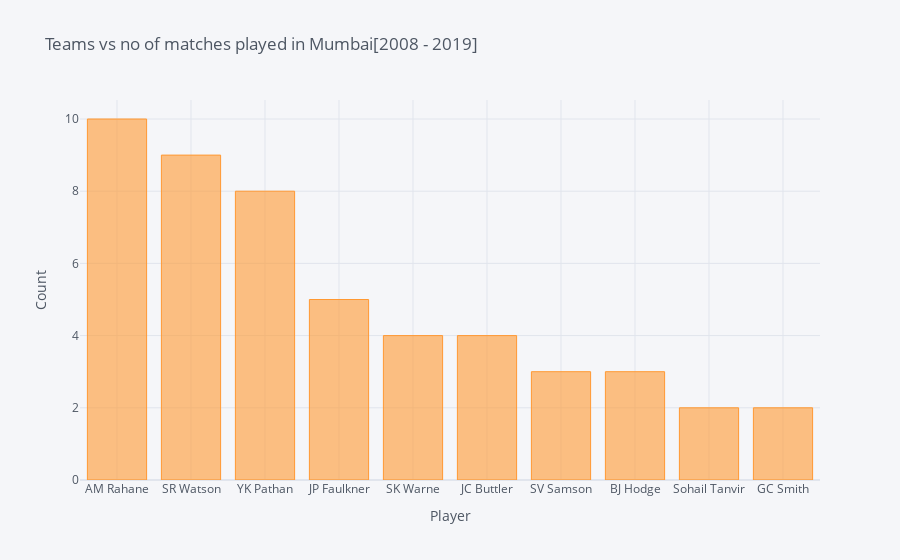

The cell this chart's notebook holds for it:
### Code cell
def listof_teams(teams):
    for x in teams:
        key_player_df = key_player(x).to_frame().reset_index().rename(columns = {'index' : 'Player' , 'player_of_match' : 'Count'})
        print(key_player_df)
        key_player_df.iplot(kind = 'bar' , x = 'Player' , y = 'Count' , title = 'Teams vs no of matches played in ' + city_name + '[2008 - 2019]' , xTitle = 'Player' , yTitle = 'Count') 
        
teams = ['RR','CSK','MI']

listof_teams(teams)

### Figure 1 — Plotly figure (JSON) as saved in the notebook; plotly's stock layout.template omitted (floating-point values rounded to 4 significant figures)
{"data": [{"marker": {"color": "rgba(255, 153, 51, 0.6)", "line": {"color": "rgba(255, 153, 51, 1.0)", "width": 1}}, "name": "Count", "orientation": "v", "text": "", "type": "bar", "x": ["AM Rahane", "SR Watson", "YK Pathan", "JP Faulkner", "SK Warne", "JC Buttler", "SV Samson", "BJ Hodge", "Sohail Tanvir", "GC Smith"], "y": [10, 9, 8, 5, 4, 4, 3, 3, 2, 2]}], "layout": {"legend": {"bgcolor": "#F5F6F9", "font": {"color": "#4D5663"}}, "paper_bgcolor": "#F5F6F9", "plot_bgcolor": "#F5F6F9", "title": {"font": {"color": "#4D5663"}, "text": "Teams vs no of matches played in Mumbai[2008 - 2019]"}, "xaxis": {"gridcolor": "#E1E5ED", "showgrid": true, "tickfont": {"color": "#4D5663"}, "title": {"font": {"color": "#4D5663"}, "text": "Player"}, "zerolinecolor": "#E1E5ED"}, "yaxis": {"gridcolor": "#E1E5ED", "showgrid": true, "tickfont": {"color": "#4D5663"}, "title": {"font": {"color": "#4D5663"}, "text": "Count"}, "zerolinecolor": "#E1E5ED"}}}
